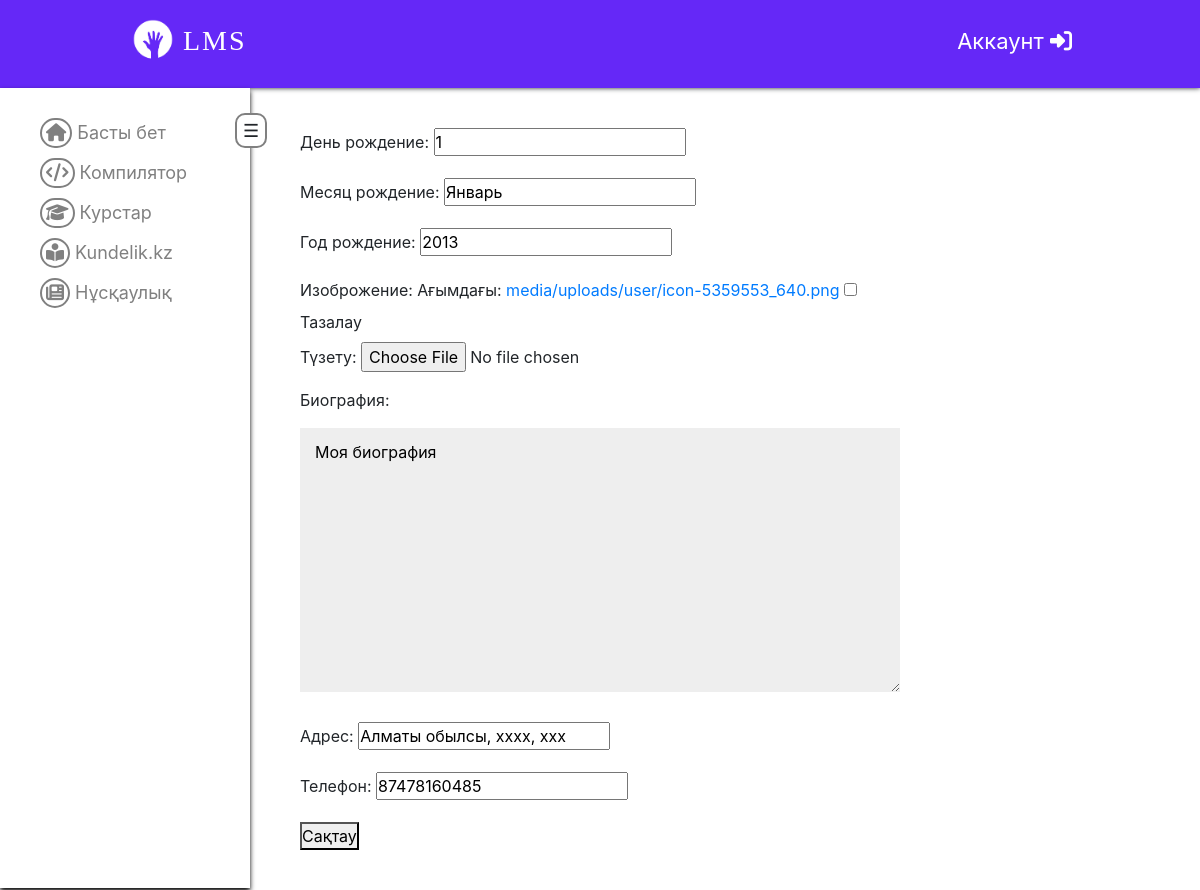
The app's page /members/customer-update/7/ with its own data.
### members/models.py (models this page shows, shortened)
class Customer(models.Model):
	user 		 = models.OneToOneField(User, on_delete=models.CASCADE)
	birth_day 	 = models.IntegerField('День рождение')
	birth_mounth = models.CharField('Месяц рождение', max_length = 10)
	birth_year	 = models.IntegerField('Год рождение')
	students = models.ManyToManyField(User, verbose_name='Ученики', blank=True, related_name = 'teacher_students')
	USER_TYPE_SELF = 'Ученик'
	USER_TYPE_TEACHER = 'Учитель'
	USER_TYPE_OPTIONS = (
		(USER_TYPE_SELF, 'Ученик'),
		(USER_TYPE_TEACHER, 'Учитель')
	)
	user_class = models.CharField(max_length=100,
		verbose_name='Статус пользователья',
		choices=USER_TYPE_OPTIONS,
		default=USER_TYPE_SELF)
	image			= models.ImageField(upload_to ='media/uploads/user/', verbose_name = 'Изоброжение', blank=True, null = True)
	biography		= models.TextField(verbose_name = 'Биография', null = True)
	address			= models.CharField(verbose_name = 'Адрес', max_length = 255, null = True)
	phone_number	= models.CharField(verbose_name = 'Телефон', max_length = 12, blank = True, null = True)
	class Meta:
		verbose_name = 'Дополнительный информация'
		verbose_name_plural = 'Дополнительные информаций'

### members/views.py (the view, shortened to what this page needs)
# urls.py: path('customer-update/<int:pk>/', views.CustomerUpdateView.as_view(), name = 'customer_update')
class CustomerUpdateView(UpdateView):
	model = Customer
	form_class = CustomerFormUpdate
	template_name = 'members/customer_update.html'

### members/forms.py
class CustomerFormUpdate(forms.ModelForm):
	class Meta:
		model = Customer
		fields = ('__all__')
		exclude = ['user', 'user_class', 'students']

### members/templates/members/customer_update.html (shortened to what this page needs)
{% extends 'base.html' %}
{% load static %}
{% block content %}
<form action="" method="post" enctype="multipart/form-data">
	{{ form.as_p }}
	<button type="submit">Сақтау</button>
</form>
{% endblock %}

### main/static/style/style.css (style rules this page uses)
* { margin: 0; padding: 0; }
body { background: #fff; overflow-x:hidden; }

### members/templates/members/customer_update.html (style rules this page uses)
form { align-items: inherit; width: 600px; margin: 5vh auto; }
form textarea { background-color: #eee; border: none; padding: 12px 15px; margin: 8px 0; width: 100%; }

### records on screen
Customer: birth_day "1", birth_mounth "Январь", birth_year "2013", biography "Моя биография", address "Алматы обылсы, xxxx, xxx", phone_number "87478160485"
